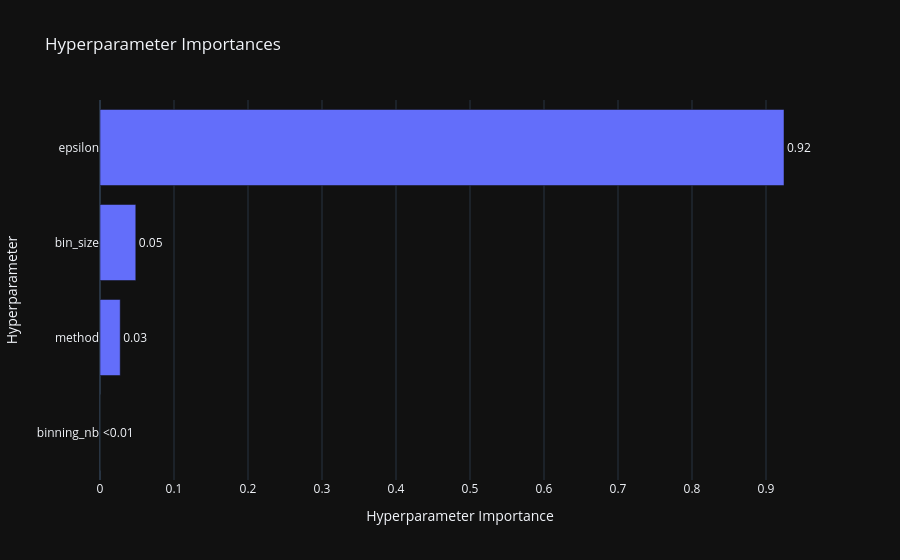
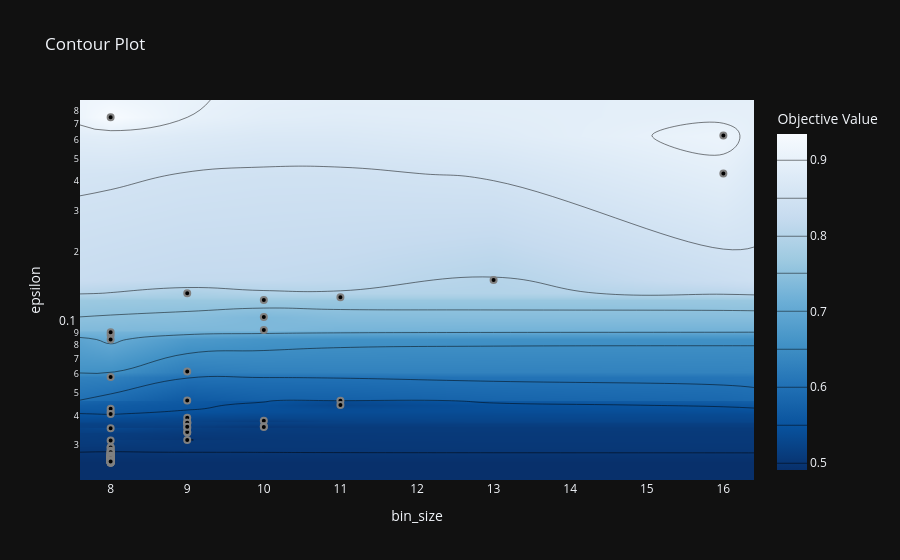

Write notebook code for charts like these, in order.
### Markdown cell above
## 10. Visualisations Optuna

Les importances donnent une vue globale et les coupes montrent l'effet individuel des paramètres. Le contour est limité à `epsilon` et `bin_size` : `binning_nb=2` pour tous les essais terminés, donc ce paramètre ne peut pas être comparé graphiquement.

### Code cell
fig_importance = optuna.visualization.plot_param_importances(study)
show(fig_importance)

fig_contour = optuna.visualization.plot_contour(
    study, params=["epsilon", "bin_size"]
)
show(fig_contour)
